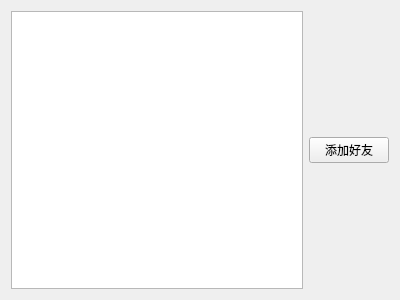
<?xml version="1.0" encoding="UTF-8"?>
<ui version="4.0">
 <class>Online</class>
 <widget class="QWidget" name="Online">
  <property name="geometry">
   <rect>
    <x>0</x>
    <y>0</y>
    <width>400</width>
    <height>300</height>
   </rect>
  </property>
  <property name="windowTitle">
   <string>Form</string>
  </property>
  <layout class="QHBoxLayout" name="horizontalLayout_2">
   <item>
    <layout class="QHBoxLayout" name="horizontalLayout">
     <item>
      <widget class="QListWidget" name="OnlineFriend"/>
     </item>
     <item>
      <layout class="QVBoxLayout" name="verticalLayout">
       <item>
        <spacer name="verticalSpacer">
         <property name="orientation">
          <enum>Qt::Vertical</enum>
         </property>
         <property name="sizeHint" stdset="0">
          <size>
           <width>20</width>
           <height>40</height>
          </size>
         </property>
        </spacer>
       </item>
       <item>
        <widget class="QPushButton" name="addFriend">
         <property name="text">
          <string>添加好友</string>
         </property>
        </widget>
       </item>
       <item>
        <spacer name="verticalSpacer_2">
         <property name="orientation">
          <enum>Qt::Vertical</enum>
         </property>
         <property name="sizeHint" stdset="0">
          <size>
           <width>20</width>
           <height>40</height>
          </size>
         </property>
        </spacer>
       </item>
      </layout>
     </item>
    </layout>
   </item>
  </layout>
 </widget>
 <resources/>
 <connections/>
</ui>
